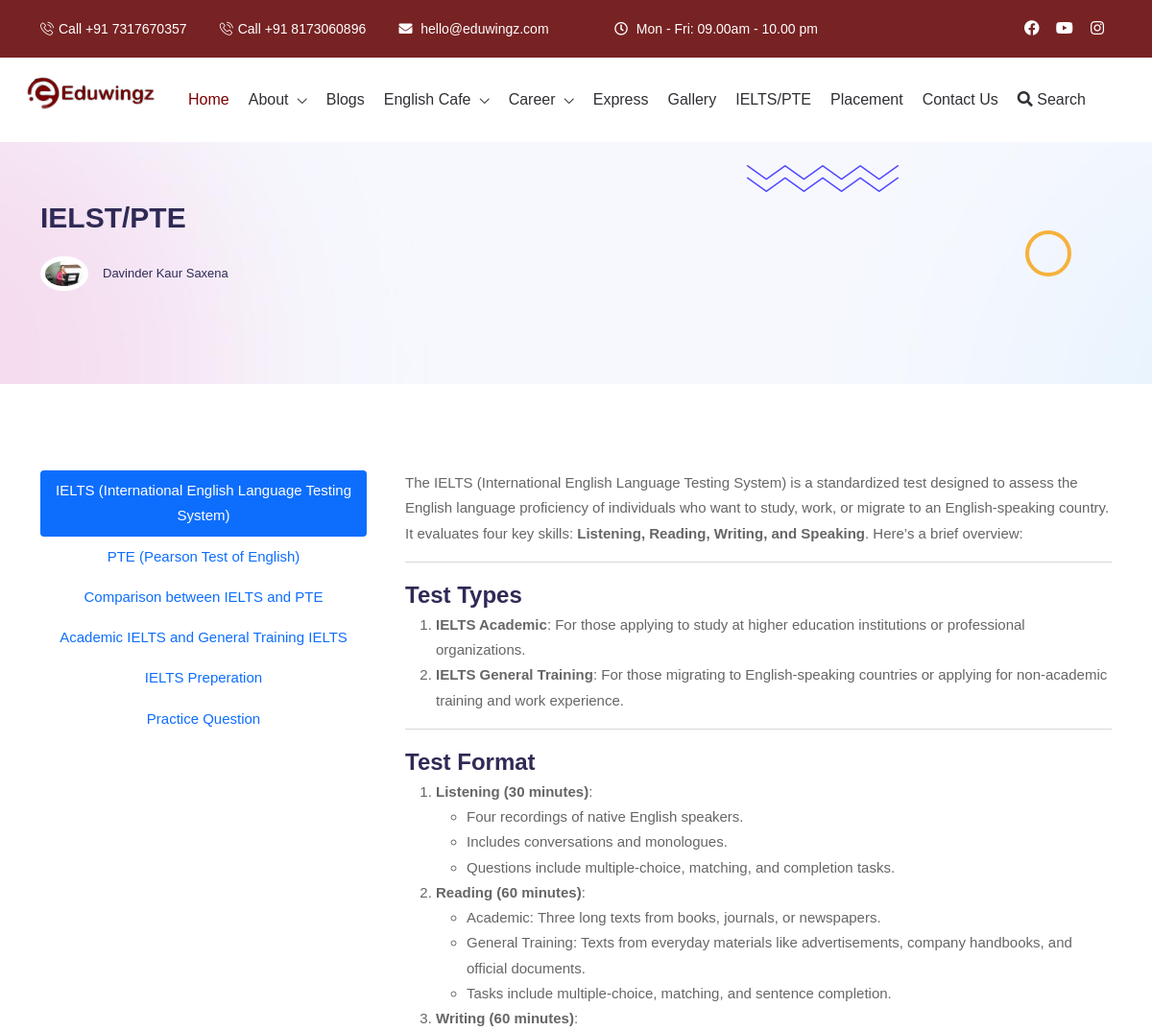
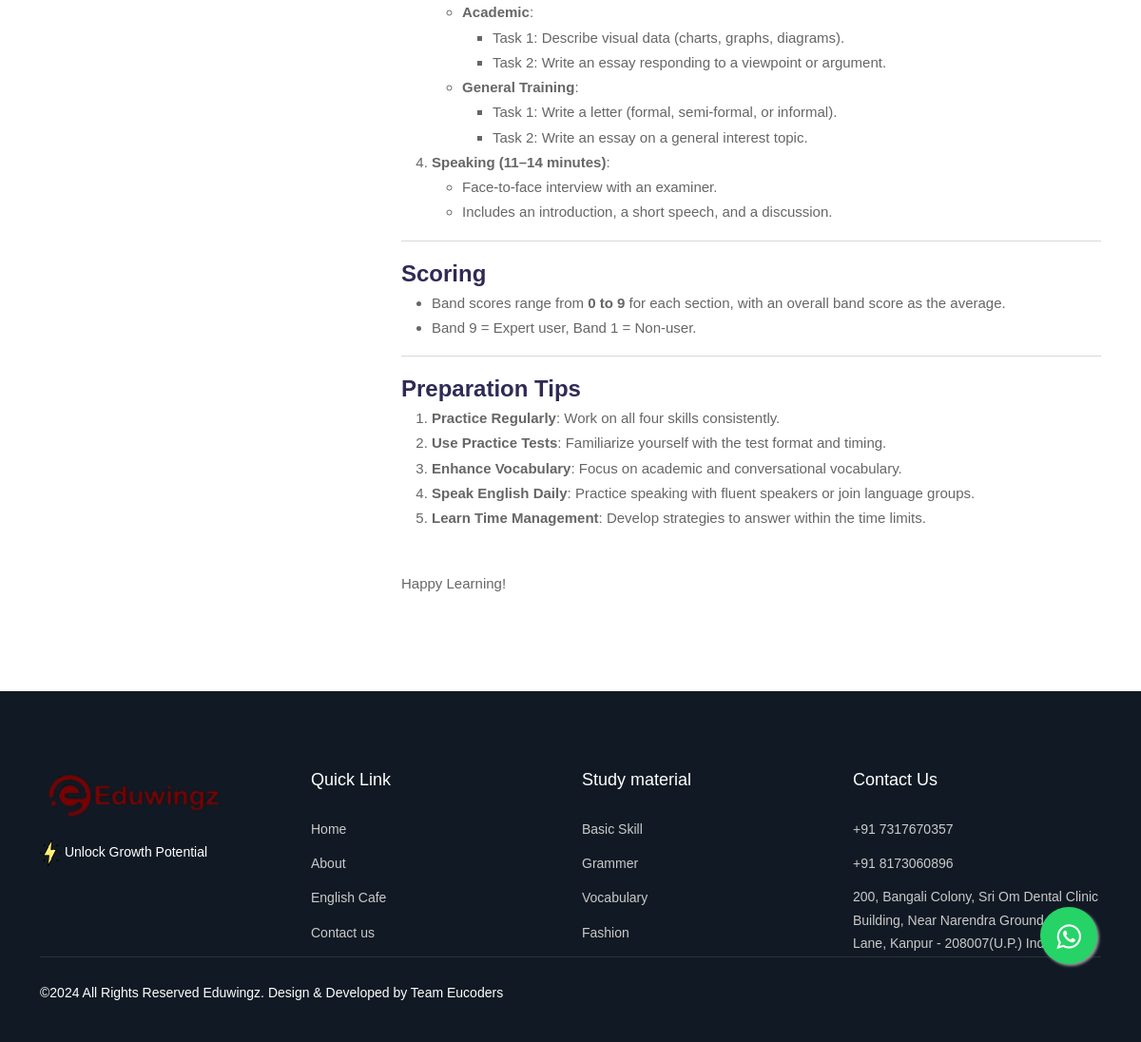
/ielts.php, run on the app's committed database (2 pictures, top to bottom).
### tables this page shows
CREATE TABLE `custom_pages` (
  `id` int(11) NOT NULL,
  `pagename` varchar(255) NOT NULL,
  `heading` varchar(255) NOT NULL,
  `image` varchar(255) DEFAULT NULL,
  `description` longtext NOT NULL,
  `date` timestamp NOT NULL DEFAULT CURRENT_TIMESTAMP
);

### ielts.php (the view, shortened to what this page needs)
<?php include 'header.php' ?>
<div class="section page-banner-section" style="background-image: url(assets/images/bg/page-banner.jpg);">
  <div class="shape-1">
    <img src="assets/images/shape/shape-7.png" alt="">
  </div>
  <div class="shape-3"></div>
  <div class="container">
    <div class="course-details-banner-content">
      <h2 class="title">IELST/PTE</h2>
      <div class="course-details-meta">
        <div class="meta-action">
          <div class="meta-author">
            <img src="assets/images/team/dxs.jpg" alt="Author">
          </div>
          <div class="meta-name">
            <p class="name">Davinder Kaur Saxena</p>
          </div>
        </div>
      </div>
    </div>
  </div>
</div>
<div class="section section-padding">
  <div class="container">
    <div class="row justify-content-between">
      <div class="col-12 col-lg-4">
        <div class="nav flex-column nav-pills me-3" id="v-pills-tab" role="tablist" aria-orientation="vertical">
          <?php
          include ('code/db.php');
          $tb = "SELECT * FROM `custom_pages` WHERE `pagename` = 'IELST/PTE'";
          $i = 1;
          $qry = mysqli_query($conn, $tb);
          while ($data = mysqli_fetch_assoc($qry)) {
            ?>
            <button class="nav-link <?= ($i == 1) ? "active" : "" ?>" id="page-section-tab<?= $data['id'] ?>"
              data-bs-toggle="pill" data-bs-target="#page-section<?= $data['id'] ?>" type="button" role="tab"
              aria-controls="page-section<?= $data['id'] ?>" aria-selected="<?= ($i == 1) ? "true" : "false" ?>">
              <?= $data['heading'] ?>
            </button>
            <?php
            $i++;
          }
          ?>
        </div>
      </div>
      <div class="col-12 col-lg-8">
        <div class="tab-content" id="v-pills-tabContent">
          <?php
          mysqli_data_seek($qry, 0);
          $i = 1;
          while ($data1 = mysqli_fetch_assoc($qry)) {
            ?>
            <div class="tab-pane fade <?= ($i == 1) ? "show active" : "" ?>" id="page-section<?= $data1['id'] ?>"
              role="tabpanel" aria-labelledby="page-section-tab<?= $data1['id'] ?>" tabindex="0">
              <?= $data1['description'] ?>
            </div>
            <?php
            $i++;
          }
          ?>
        </div>
      </div>
    </div>
  </div>
</div>
  <?php include 'footer.php' ?>

### data on the page
custom_pages: heading "IELTS (International English Language Testing System)", description "The IELTS (International English Language Testing System) is a standardized test designed to assess the English language proficiency of individuals who want to study, work, or migrate to an English-speaking country. It evaluates four key skills: Listening, Reading, Writing, and Speaking . Here’s a brief overview: Test Types IELTS Academic : For those applying to study at higher education institutions or professional organizations. IELTS General Training : For those migrating to English-speaking countries or applying for non-academic training and work experience. Test Format Listening (30 minutes) : Four recordings of native English speakers. Includes conversations and monologues. Questions…"
custom_pages: heading "PTE (Pearson Test of English)"
custom_pages: heading "Comparison between IELTS and PTE"
custom_pages: heading "Academic IELTS and General Training IELTS"
custom_pages: heading "IELTS Preperation"
custom_pages: heading "Practice Question"
